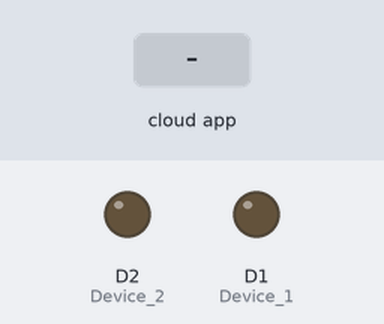
A sketch run on a simulated ESP8266 (NodeMCU). On the bench: output pins drawn as LEDs (lit = HIGH). Inputs (shaded band) come from the test bench. WiFi joins after 1.5 s; servers stay silent unless stated; the Firebase database answers and starts empty; what the sketch prints to the serial monitor is not drawn.

Above: at 2.7 s.
2.8 s: the phone or cloud app sets D1 to 0
At 3.4 s:
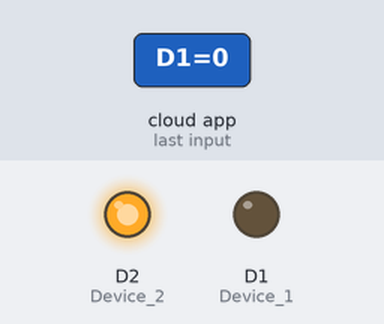
4.3 s: the phone or cloud app sets D2 to 0
At 5.3 s:
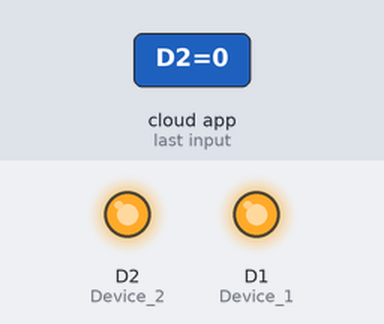
6.0 s: the phone or cloud app sets D2 to 1
At 6.4 s:
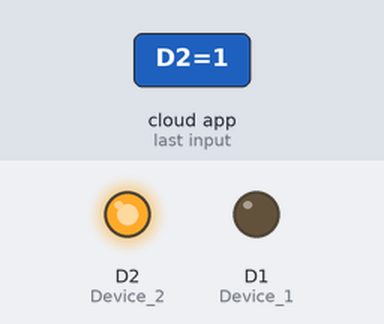
Timing chart, 0 to 9.0 s (numbered marks = the images above; inputs shaded):
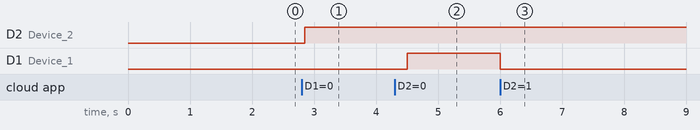

The sketch:

home_automation_light_fan.ino
```cpp
#include <FirebaseESP8266.h>
#include  <ESP8266WiFi.h>

#define ssid "SamrasingheWifi"  //WiFi SSID
#define password "19570617"  //WiFi Password
#define FIREBASE_HOST "https://dht22-370b1-default-rtdb.firebaseio.com/"       //Firebase Project URL Remove "https:" , "\" and "/"
#define FIREBASE_AUTH "DDh1wJOdgNYidNBEnulEeCpPEZ5rgHgDsSyyqzM7"      //Firebase Auth Token

FirebaseData firebaseData;

int Device_1 = D1; //initialize D1 Pin
int Device_2 = D2;//itialize D2 Pin


void setup() {

  Serial.begin(9600);
  WiFi.begin (ssid, password);
  while (WiFi.status() != WL_CONNECTED) {
    delay(500);
    Serial.print(".");
  }
  Serial.println ("");
  Serial.println ("WiFi Connected!");
  Firebase.begin(FIREBASE_HOST, FIREBASE_AUTH);
  pinMode(Device_1, OUTPUT); //initialize the Device OUTPUT
  pinMode(Device_2, OUTPUT); //initialize the Device OUTPUT

}

void loop() {

  if (Firebase.get(firebaseData, "/D1")) {
    if (firebaseData.dataType() == "string") {
      String De1 = firebaseData.stringData();
      if (De1 == "1") {
        digitalWrite(Device_1, LOW); //Device1 is ON
      }
      else if (De1 == "0") {
        digitalWrite(Device_2, HIGH); //Device1 if OFF
      }
    }
  }
  if (Firebase.get(firebaseData, "/D2")) {
    if (firebaseData.dataType() == "string") {
      String De1 = firebaseData.stringData();
      if (De1 == "1") {
        digitalWrite(Device_1, LOW); //Device1 is ON
      }
      else if (De1 == "0") {
        digitalWrite(Device_1, HIGH); //Device1 if OFF
      }
    }
  }

}
```

Measured:
- after the input at 2.8 s, D2 (Device_2): LOW → HIGH after 0.05 s
- after the input at 4.3 s, D1 (Device_1): LOW → HIGH after 0.20 s
- after the input at 6.0 s, D1 (Device_1): HIGH → LOW at once
